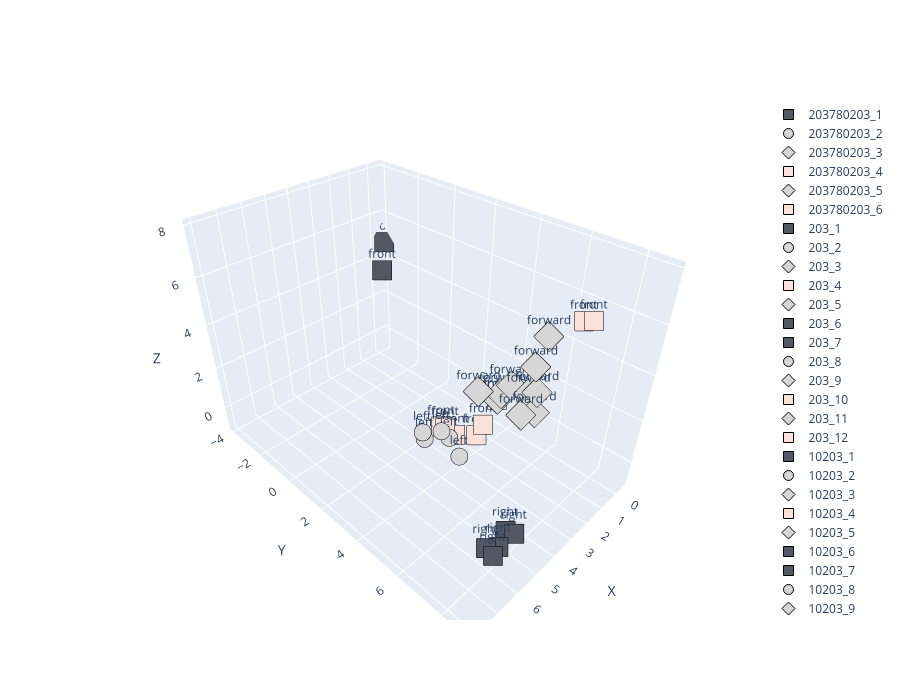

Notebook cell for this chart:
### Code cell
group_axes = {
    "direction_forward": [0, 1, 2, 3],      # Tokens : forward, front_empty, front_wall
    "direction_left": [4, 5, 8],      # left_empty, left_wall, turn_left, turn_left (duplicated)
    "direction_right": [6, 7, 10],   # right_empty, right_wall, turn_right, turn_right
    "move": [0, 8, 10],             # forward, turn_left, turn_right
    "feel_wall": [3, 5, 7],         # bump, front_wall, left_wall, right_wall
    "feel_empty": [2, 4, 6],
}
# sequences = [[2, 0, 3, 7, 8, 0, 2, 0, 3], [2, 0, 3]]
# tgt_sequences = [[7, 8, 0, 2, 0, 2], [7, 8, 0, 2, 0, 3, 7, 8, 0, 2, 0, 2]]
sequences = [[2, 0, 3, 7, 8, 0, 2, 0, 3], [2, 0, 3], [10, 2, 0, 3]]
tgt_sequences = [[7, 8, 0, 2, 0, 2], [7, 8, 0, 2, 0, 3, 7, 8, 0, 2, 0, 2], [7, 8, 0, 2, 0, 3, 7, 8, 0, 2, 0, 2]]
# sequences = [[0, 2, 0, 2, 0, 3], [7, 8, 0, 2, 0, 3], [2, 0, 3, 7, 8, 0, 2, 0, 3], [2, 0, 3], [10, 2, 0, 3], [7, 8, 0, 2, 0, 3, 7, 8, 0, 2, 0, 2], [7, 8, 0, 2, 0, 3], [2, 0, 3, 7, 8, 0, 2, 0, 3]]
# tgt_sequences = [[7, 8, 0, 2, 0, 3], [7, 8, 0, 2, 0, 2], [7, 8, 0, 2, 0, 2], [7, 8, 0, 2, 0, 3, 7, 8, 0, 2, 0, 2], [7, 8, 0, 2, 0, 3, 7, 8, 0, 2, 0, 2], [0, 3], [7, 8, 0, 2, 0, 2, 0, 3], [7, 8, 0, 2, 0, 2, 0, 3]]
# sequences = [[0, 2, 0, 2, 0, 3], [7, 8, 0, 2, 0, 3], [7], [3, 7], [8, 0, 2, 0, 3, 7, 8, 0, 3], [8, 0, 2, 0, 3], [7, 8, 0, 2, 0, 3], [8, 0, 2, 0, 3, 7, 8, 0, 3], [10, 2, 0, 3], [10], [5, 10], [7, 8, 0, 2, 0, 3], [2, 0, 3, 7, 8, 0, 2, 0, 3], [2, 0, 3], [10, 2, 0, 3], [7, 8, 0, 2, 0, 3, 7, 8, 0, 2, 0, 2], [7, 8, 0, 2, 0, 3], [2, 0, 3, 7, 8, 0, 2, 0, 3]]
# tgt_sequences = [[7, 8, 0, 2, 0, 3], [7, 8, 0, 3], [8, 0, 2, 0, 3, 7, 8, 0, 3], [8, 0, 2, 0, 3, 7, 8, 0, 3], [6], [7, 8, 0, 3, 6], [7, 8, 0, 3, 6], [6, 5], [7, 8, 0, 2, 0, 3], [2, 0, 3, 7, 8, 0, 2, 0, 3], [2, 0, 3, 7, 8, 0, 2, 0, 3], [7, 8, 0, 2, 0, 2], [7, 8, 0, 2, 0, 2], [7, 8, 0, 2, 0, 3, 7, 8, 0, 2, 0, 2], [7, 8, 0, 2, 0, 3, 7, 8, 0, 2, 0, 2], [0, 3], [7, 8, 0, 2, 0, 2, 0, 3], [7, 8, 0, 2, 0, 2, 0, 3]]

label_seq = [''.join(str(nombre) for nombre in sous_liste) for sous_liste in sequences]

embedding_weight, all_labels, all_tokens = visualize_decoder_outputs(model, sequences, tgt_sequences, label_seq)
projected = project_embeddings_to_3D(model, embedding_weight, group_axes)
plotly_embedding(projected, all_labels, all_tokens)

### Figure 1 — Plotly figure (JSON) as saved in the notebook; plotly's stock layout.template omitted (floating-point values rounded to 4 significant figures)
{"data": [{"marker": {"color": "#535865", "line": {"color": "black", "width": 1}, "size": 10, "symbol": "square"}, "mode": "markers+text", "name": "203780203_1", "text": "right", "textposition": "top center", "type": "scatter3d", "x": [5.411], "y": [7.869], "z": [-0.5344]}, {"marker": {"color": "#D6D6D6", "line": {"color": "black", "width": 1}, "size": 10, "symbol": "circle"}, "mode": "markers+text", "name": "203780203_2", "text": "left", "textposition": "top center", "type": "scatter3d", "x": [8.007], "y": [6.864], "z": [5.534]}, {"marker": {"color": "#D6D6D6", "line": {"color": "black", "width": 1}, "size": 10, "symbol": "diamond"}, "mode": "markers+text", "name": "203780203_3", "text": "forward", "textposition": "top center", "type": "scatter3d", "x": [6.042], "y": [7.718], "z": [6.014]}, {"marker": {"color": "#FAE2DB", "line": {"color": "black", "width": 1}, "size": 10, "symbol": "square"}, "mode": "markers+text", "name": "203780203_4", "text": "front", "textposition": "top center", "type": "scatter3d", "x": [6.343], "y": [6.158], "z": [4.229]}, {"marker": {"color": "#D6D6D6", "line": {"color": "black", "width": 1}, "size": 10, "symbol": "diamond"}, "mode": "markers+text", "name": "203780203_5", "text": "forward", "textposition": "top center", "type": "scatter3d", "x": [5.736], "y": [8.707], "z": [6.624]}, {"marker": {"color": "#FAE2DB", "line": {"color": "black", "width": 1}, "size": 10, "symbol": "square"}, "mode": "markers+text", "name": "203780203_6", "text": "front", "textposition": "top center", "type": "scatter3d", "x": [4.676], "y": [6.728], "z": [4.651]}, {"marker": {"color": "#535865", "line": {"color": "black", "width": 1}, "size": 10, "symbol": "square"}, "mode": "markers+text", "name": "203_1", "text": "right", "textposition": "top center", "type": "scatter3d", "x": [4.412], "y": [7.786], "z": [-0.7976]}, {"marker": {"color": "#D6D6D6", "line": {"color": "black", "width": 1}, "size": 10, "symbol": "circle"}, "mode": "markers+text", "name": "203_2", "text": "left", "textposition": "top center", "type": "scatter3d", "x": [7.695], "y": [7.888], "z": [5.152]}, {"marker": {"color": "#D6D6D6", "line": {"color": "black", "width": 1}, "size": 10, "symbol": "diamond"}, "mode": "markers+text", "name": "203_3", "text": "forward", "textposition": "top center", "type": "scatter3d", "x": [5.525], "y": [8.331], "z": [6.245]}, {"marker": {"color": "#FAE2DB", "line": {"color": "black", "width": 1}, "size": 10, "symbol": "square"}, "mode": "markers+text", "name": "203_4", "text": "front", "textposition": "top center", "type": "scatter3d", "x": [5.896], "y": [6.182], "z": [3.675]}, {"marker": {"color": "#D6D6D6", "line": {"color": "black", "width": 1}, "size": 10, "symbol": "diamond"}, "mode": "markers+text", "name": "203_5", "text": "forward", "textposition": "top center", "type": "scatter3d", "x": [5.123], "y": [8.45], "z": [7.925]}, {"marker": {"color": "#535865", "line": {"color": "black", "width": 1}, "size": 10, "symbol": "square"}, "mode": "markers+text", "name": "203_6", "text": "front", "textposition": "top center", "type": "scatter3d", "x": [-0.4377], "y": [-3.874], "z": [4.705]}, {"marker": {"color": "#535865", "line": {"color": "black", "width": 1}, "size": 10, "symbol": "square"}, "mode": "markers+text", "name": "203_7", "text": "right", "textposition": "top center", "type": "scatter3d", "x": [5.806], "y": [7.961], "z": [-0.542]}, {"marker": {"color": "#D6D6D6", "line": {"color": "black", "width": 1}, "size": 10, "symbol": "circle"}, "mode": "markers+text", "name": "203_8", "text": "left", "textposition": "top center", "type": "scatter3d", "x": [6.553], "y": [6.526], "z": [4.19]}, {"marker": {"color": "#D6D6D6", "line": {"color": "black", "width": 1}, "size": 10, "symbol": "diamond"}, "mode": "markers+text", "name": "203_9", "text": "forward", "textposition": "top center", "type": "scatter3d", "x": [5.864], "y": [8.79], "z": [6.077]}, {"marker": {"color": "#FAE2DB", "line": {"color": "black", "width": 1}, "size": 10, "symbol": "square"}, "mode": "markers+text", "name": "203_10", "text": "front", "textposition": "top center", "type": "scatter3d", "x": [5.459], "y": [6.65], "z": [3.678]}, {"marker": {"color": "#D6D6D6", "line": {"color": "black", "width": 1}, "size": 10, "symbol": "diamond"}, "mode": "markers+text", "name": "203_11", "text": "forward", "textposition": "top center", "type": "scatter3d", "x": [5.689], "y": [7.877], "z": [6.369]}, {"marker": {"color": "#FAE2DB", "line": {"color": "black", "width": 1}, "size": 10, "symbol": "square"}, "mode": "markers+text", "name": "203_12", "text": "front", "textposition": "top center", "type": "scatter3d", "x": [0.9281], "y": [7.123], "z": [5.965]}, {"marker": {"color": "#535865", "line": {"color": "black", "width": 1}, "size": 10, "symbol": "square"}, "mode": "markers+text", "name": "10203_1", "text": "right", "textposition": "top center", "type": "scatter3d", "x": [4.477], "y": [7.465], "z": [-0.8684]}, {"marker": {"color": "#D6D6D6", "line": {"color": "black", "width": 1}, "size": 10, "symbol": "circle"}, "mode": "markers+text", "name": "10203_2", "text": "left", "textposition": "top center", "type": "scatter3d", "x": [7.853], "y": [6.789], "z": [5.158]}, {"marker": {"color": "#D6D6D6", "line": {"color": "black", "width": 1}, "size": 10, "symbol": "diamond"}, "mode": "markers+text", "name": "10203_3", "text": "forward", "textposition": "top center", "type": "scatter3d", "x": [5.913], "y": [7.727], "z": [6.137]}, {"marker": {"color": "#FAE2DB", "line": {"color": "black", "width": 1}, "size": 10, "symbol": "square"}, "mode": "markers+text", "name": "10203_4", "text": "front", "textposition": "top center", "type": "scatter3d", "x": [6.018], "y": [5.701], "z": [3.788]}, {"marker": {"color": "#D6D6D6", "line": {"color": "black", "width": 1}, "size": 10, "symbol": "diamond"}, "mode": "markers+text", "name": "10203_5", "text": "forward", "textposition": "top center", "type": "scatter3d", "x": [5.811], "y": [8.62], "z": [7.42]}, {"marker": {"color": "#535865", "line": {"color": "black", "width": 1}, "size": 10, "symbol": "square"}, "mode": "markers+text", "name": "10203_6", "text": "front", "textposition": "top center", "type": "scatter3d", "x": [0.5544], "y": [-2.959], "z": [3.997]}, {"marker": {"color": "#535865", "line": {"color": "black", "width": 1}, "size": 10, "symbol": "square"}, "mode": "markers+text", "name": "10203_7", "text": "right", "textposition": "top center", "type": "scatter3d", "x": [5.731], "y": [7.603], "z": [-0.5427]}, {"marker": {"color": "#D6D6D6", "line": {"color": "black", "width": 1}, "size": 10, "symbol": "circle"}, "mode": "markers+text", "name": "10203_8", "text": "left", "textposition": "top center", "type": "scatter3d", "x": [6.705], "y": [6.348], "z": [4.427]}, {"marker": {"color": "#D6D6D6", "line": {"color": "black", "width": 1}, "size": 10, "symbol": "diamond"}, "mode": "markers+text", "name": "10203_9", "text": "forward", "textposition": "top center", "type": "scatter3d", "x": [6.347], "y": [8.704], "z": [6.231]}, {"marker": {"color": "#FAE2DB", "line": {"color": "black", "width": 1}, "size": 10, "symbol": "square"}, "mode": "markers+text", "name": "10203_10", "text": "front", "textposition": "top center", "type": "scatter3d", "x": [5.288], "y": [6.733], "z": [4.048]}, {"marker": {"color": "#D6D6D6", "line": {"color": "black", "width": 1}, "size": 10, "symbol": "diamond"}, "mode": "markers+text", "name": "10203_11", "text": "forward", "textposition": "top center", "type": "scatter3d", "x": [6.784], "y": [7.638], "z": [6.641]}, {"marker": {"color": "#FAE2DB", "line": {"color": "black", "width": 1}, "size": 10, "symbol": "square"}, "mode": "markers+text", "name": "10203_12", "text": "front", "textposition": "top center", "type": "scatter3d", "x": [1.693], "y": [7.849], "z": [6.627]}], "layout": {"height": 700, "scene": {"xaxis": {"title": {"text": "X"}}, "yaxis": {"title": {"text": "Y"}}, "zaxis": {"title": {"text": "Z"}}}, "width": 900}}
